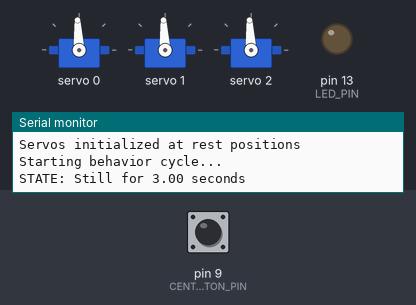
Simulated run of this sketch. Board: Arduino Leonardo, built with avr-gcc and run on an emulated ATmega32U4. Parts: 3 × servo, output pins drawn as LEDs (lit = HIGH), the last lines printed to the serial monitor. The inputs (shaded band) are chosen by the test bench; at power-on: pin 9 (CENTER_BUTTON_PIN) HIGH. Random numbers use the default seed unless the sketch sets one.

Above: at 3.7 s.
3.8 s: pin 9 (CENTER_BUTTON_PIN) pulled LOW for 0.15 s
6.9 s: pin 9 (CENTER_BUTTON_PIN) pulled LOW for 1 s
At 6.9 s:
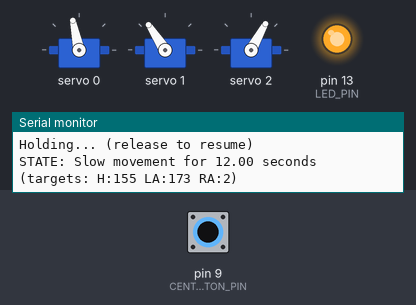
At 8.05 s:
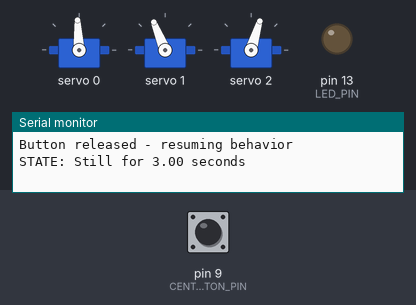
10.9 s: pin 9 (CENTER_BUTTON_PIN) pulled LOW for 3.2 s
16.0 s: pin 9 (CENTER_BUTTON_PIN) pulsed LOW 2 times (0.12 s each, 0.3 s apart)
At 17.6 s:
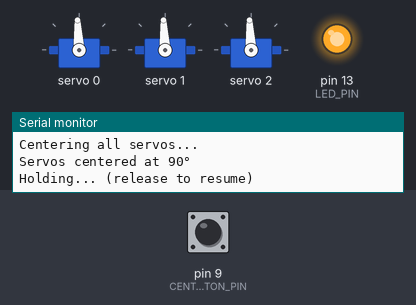
19.6 s: pin 9 (CENTER_BUTTON_PIN) pulled LOW for 3.2 s
At 24.1 s:
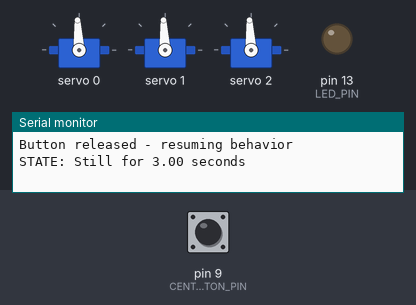
27.4 s: pin 9 (CENTER_BUTTON_PIN) pulled LOW for 0.15 s
Timing chart, 0 to 33.7 s (numbered marks = the images above; inputs shaded):
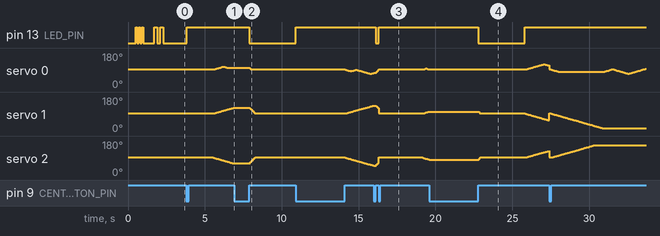

The sketch:

twitching_servos.ino
```cpp
/*
 * Twitching Body Animatronic - Production Code
 *
 * Controls 3 servos (head, left arm, right arm) to create unsettling
 * twitching movements for haunted house effect.
 *
 * Behavior:
 *   - Mostly slow creepy movements (50-70% of time)
 *     - Head: Full 0-180° range with variations
 *     - Arms: ALWAYS extreme positions (0-30° or 150-180°) - no small movements!
 *     - Effect: "Pulling up" then "dropping down" - struggling to hold himself
 *   - Brief still periods (20-40% of time)
 *   - VIOLENT THRASHING quick jerks (~5% of time, but MUCH longer 600-1000ms)
 *     - Rapid position changes every 100ms (violent back-and-forth)
 *     - 15° steps at 0ms delay (MAXIMUM SPEED)
 *     - Creates intense frustrated/panicked/violent struggling effect
 *   - Varying cycle lengths for unpredictability
 *
 * Hardware:
 *   - DFRobot Beetle (DFR0282) or Arduino Leonardo
 *   - PCA9685 16-channel PWM driver
 *   - 3x HS-755MG servos (head, left arm, right arm)
 *   - 5V 5A+ power supply
 *   - Optional: Momentary button on Pin 9 for centering servos
 *
 * Wiring:
 *   Beetle <--> PCA9685 (I2C):
 *     SDA -> SDA
 *     SCL -> SCL
 *     VCC -> VCC
 *     GND -> GND
 *
 *   PCA9685 <--> Power Supply:
 *     V+ -> 5V (5A+)
 *     GND -> GND (common ground with Beetle)
 *
 *   PCA9685 <--> Servos:
 *     CH0 -> Head servo
 *     CH1 -> Left arm servo
 *     CH2 -> Right arm servo
 *
 *   Optional Button:
 *     Pin 9 -> Button -> GND (uses internal pullup)
 */

#include <Wire.h>
#include <Adafruit_PWMServoDriver.h>

// PCA9685 configuration
#define PCA9685_ADDRESS 0x40
Adafruit_PWMServoDriver pwm = Adafruit_PWMServoDriver(PCA9685_ADDRESS);

// Servo channels on PCA9685
#define HEAD_CHANNEL 0
#define LEFT_ARM_CHANNEL 1
#define RIGHT_ARM_CHANNEL 2

// HS-755MG pulse width settings (microseconds)
// These values were calibrated during hardware testing
#define SERVOMIN  600   // Minimum pulse width
#define SERVOMAX  2400  // Maximum pulse width
#define SERVO_FREQ 50   // 50Hz for analog servos

// Pin configuration
const int CENTER_BUTTON_PIN = 9;  // Button to center servos (optional)
const int LED_PIN = 13;           // Built-in LED for status

// Rest positions (center positions when "still")
const int HEAD_REST = 90;
const int LEFT_ARM_REST = 90;
const int RIGHT_ARM_REST = 90;

// Movement ranges - BOTH use full servo range for maximum impact
const int SLOW_MOVEMENT_RANGE = 90;   // +/- 90 degrees - FULL RANGE slow sweeps (0-180°)
const int QUICK_JERK_RANGE = 90;      // +/- 90 degrees - FULL RANGE quick jerks (0-180°)

// Behavior state
enum BehaviorState {
  STATE_STILL,
  STATE_SLOW_MOVEMENT,
  STATE_QUICK_JERK
};

BehaviorState currentState = STATE_STILL;
unsigned long stateStartTime = 0;
unsigned long currentStateDuration = 0;

// Movement tracking
int headTarget = HEAD_REST;
int leftArmTarget = LEFT_ARM_REST;
int rightArmTarget = RIGHT_ARM_REST;
int headCurrent = HEAD_REST;
int leftArmCurrent = LEFT_ARM_REST;
int rightArmCurrent = RIGHT_ARM_REST;

unsigned long lastMovementUpdate = 0;
const int SLOW_MOVEMENT_DELAY = 40;   // ms between position updates (slower for smoother motion)
const int QUICK_MOVEMENT_DELAY = 0;   // NO DELAY - maximum speed for violent jerks!

// Cycle definitions (time in milliseconds)
// Different cycles for variety
struct Cycle {
  unsigned long stillDuration;
  unsigned long slowMovementDuration;
  unsigned long quickJerkDuration;
};

// Define 5 different behavior cycles
// New behavior: slow movement is dominant (50-70%), less still time (20-40%)
// Quick jerks LONGER for more visible violent thrashing
const int NUM_CYCLES = 5;
const Cycle cycles[NUM_CYCLES] = {
  {3000, 12000, 800},   // 3s still, 12s slow, 0.8s jerk - LONGER for violence
  {2000, 15000, 1000},  // 2s still, 15s slow, 1s jerk - LONGEST jerk
  {4000, 10000, 600},   // 4s still, 10s slow, 0.6s jerk
  {2500, 18000, 900},   // 2.5s still, 18s slow, 0.9s jerk - very long
  {5000, 8000, 700}     // 5s still, 8s slow, 0.7s jerk
};

int currentCycleIndex = 0;

void setup() {
  // Initialize serial for debugging
  Serial.begin(9600);
  delay(500);

  Serial.println();
  Serial.println(F("=== Twitching Body Animatronic ==="));
  Serial.println(F("Initializing..."));

  // Initialize LED and button
  pinMode(LED_PIN, OUTPUT);
  pinMode(CENTER_BUTTON_PIN, INPUT_PULLUP);

  // Startup blink
  blinkLED(3, 100);

  // Initialize I2C
  Wire.begin();
  Serial.println(F("I2C initialized"));

  // Initialize PCA9685
  pwm.begin();
  pwm.setPWMFreq(SERVO_FREQ);
  delay(100);
  Serial.println(F("PCA9685 initialized (50Hz)"));

  // Move to rest positions
  Serial.println(F("Moving to rest positions..."));
  setServoAngle(HEAD_CHANNEL, HEAD_REST);
  setServoAngle(LEFT_ARM_CHANNEL, LEFT_ARM_REST);
  setServoAngle(RIGHT_ARM_CHANNEL, RIGHT_ARM_REST);
  delay(500);

  // Check for center button press at startup
  if (digitalRead(CENTER_BUTTON_PIN) == LOW) {
    Serial.println();
    Serial.println(F("*** STARTUP CENTER MODE ***"));
    Serial.println(F("Button held - servos centered"));
    Serial.println(F("Release to start behavior"));
    Serial.println();

    digitalWrite(LED_PIN, HIGH);

    // Wait for button release
    while (digitalRead(CENTER_BUTTON_PIN) == LOW) {
      delay(50);
    }

    digitalWrite(LED_PIN, LOW);
    delay(500);
    Serial.println(F("Button released - starting"));
  }

  Serial.println(F("Servos initialized at rest positions"));
  Serial.println(F("Starting behavior cycle..."));
  Serial.println();

  // Visual feedback - ready
  blinkLED(2, 200);

  // Start first cycle
  startStillState();
}

void loop() {
  unsigned long currentTime = millis();

  // Check for center button press (anytime during operation)
  if (digitalRead(CENTER_BUTTON_PIN) == LOW) {
    handleCenterButton();
    return;  // Skip normal behavior while button held
  }

  // Check if current state duration has elapsed
  if (currentTime - stateStartTime >= currentStateDuration) {
    transitionToNextState();
  }

  // Execute behavior based on current state
  switch (currentState) {
    case STATE_STILL:
      executeStillBehavior();
      break;

    case STATE_SLOW_MOVEMENT:
      executeSlowMovement(currentTime);
      break;

    case STATE_QUICK_JERK:
      executeQuickJerk(currentTime);
      break;
  }

  delay(10);  // Small delay for stability
}

void startStillState() {
  currentState = STATE_STILL;
  stateStartTime = millis();
  currentStateDuration = cycles[currentCycleIndex].stillDuration;

  // Set targets to rest positions
  headTarget = HEAD_REST;
  leftArmTarget = LEFT_ARM_REST;
  rightArmTarget = RIGHT_ARM_REST;

  digitalWrite(LED_PIN, LOW);

  Serial.print(F("STATE: Still for "));
  Serial.print(currentStateDuration / 1000.0);
  Serial.println(F(" seconds"));
}

void startSlowMovementState() {
  currentState = STATE_SLOW_MOVEMENT;
  stateStartTime = millis();
  currentStateDuration = cycles[currentCycleIndex].slowMovementDuration;
  lastMovementUpdate = millis();

  // HEAD: Keep random full range (working perfectly)
  headTarget = HEAD_REST + random(-SLOW_MOVEMENT_RANGE, SLOW_MOVEMENT_RANGE + 1);

  // ARMS: Always go to EXTREMES for dramatic effect (no small movements!)
  // Pick extreme positions: either very low (0-30°) or very high (150-180°)
  // This creates "pulling up" or "dropping down" effect
  bool pullUp = random(0, 2);  // 0 or 1

  if (pullUp) {
    // Pulling up - arms go high (one higher than the other)
    leftArmTarget = random(150, 181);   // 150-180° (very high)
    rightArmTarget = random(0, 31);     // 0-30° (very low)
  } else {
    // Dropping down - arms go low/reversed
    leftArmTarget = random(0, 31);      // 0-30° (very low)
    rightArmTarget = random(150, 181);  // 150-180° (very high)
  }

  digitalWrite(LED_PIN, HIGH);

  Serial.print(F("STATE: Slow movement for "));
  Serial.print(currentStateDuration / 1000.0);
  Serial.print(F(" seconds (targets: H:"));
  Serial.print(headTarget);
  Serial.print(F(" LA:"));
  Serial.print(leftArmTarget);
  Serial.print(F(" RA:"));
  Serial.print(rightArmTarget);
  Serial.println(F(")"));
}

void startQuickJerkState() {
  currentState = STATE_QUICK_JERK;
  stateStartTime = millis();
  currentStateDuration = cycles[currentCycleIndex].quickJerkDuration;
  lastMovementUpdate = millis();

  // HEAD: Keep random full range (working perfectly)
  headTarget = HEAD_REST + random(-QUICK_JERK_RANGE, QUICK_JERK_RANGE + 1);

  // ARMS: CHAOTIC movement - random extreme positions (frustrated/escaping)
  // Pick completely random extreme positions for erratic, panicked effect
  leftArmTarget = random(0, 181);   // Anywhere from 0-180° (chaotic)
  rightArmTarget = random(0, 181);  // Anywhere from 0-180° (chaotic)
  // Not necessarily opposite - adds to the chaotic/frustrated feeling

  // Blink LED rapidly during jerk
  digitalWrite(LED_PIN, HIGH);

  Serial.print(F("STATE: QUICK JERK for "));
  Serial.print(currentStateDuration);
  Serial.print(F(" ms (targets: H:"));
  Serial.print(headTarget);
  Serial.print(F(" LA:"));
  Serial.print(leftArmTarget);
  Serial.print(F(" RA:"));
  Serial.print(rightArmTarget);
  Serial.println(F(")"));
}

void transitionToNextState() {
  // State machine: Still -> Slow Movement -> Quick Jerk -> (next cycle) Still
  if (currentState == STATE_STILL) {
    startSlowMovementState();
  } else if (currentState == STATE_SLOW_MOVEMENT) {
    startQuickJerkState();
  } else if (currentState == STATE_QUICK_JERK) {
    // Move to next cycle
    currentCycleIndex = (currentCycleIndex + 1) % NUM_CYCLES;
    Serial.print(F(">>> Starting cycle "));
    Serial.print(currentCycleIndex + 1);
    Serial.print(F(" of "));
    Serial.println(NUM_CYCLES);
    Serial.println();
    startStillState();
  }
}

void executeStillBehavior() {
  // Slowly return to rest positions if not already there
  moveServoToward(HEAD_CHANNEL, headCurrent, headTarget, 1);
  moveServoToward(LEFT_ARM_CHANNEL, leftArmCurrent, leftArmTarget, 1);
  moveServoToward(RIGHT_ARM_CHANNEL, rightArmCurrent, rightArmTarget, 1);
}

void executeSlowMovement(unsigned long currentTime) {
  // Smooth slow movements - update positions gradually
  if (currentTime - lastMovementUpdate >= SLOW_MOVEMENT_DELAY) {
    moveServoToward(HEAD_CHANNEL, headCurrent, headTarget, 1);
    moveServoToward(LEFT_ARM_CHANNEL, leftArmCurrent, leftArmTarget, 1);
    moveServoToward(RIGHT_ARM_CHANNEL, rightArmCurrent, rightArmTarget, 1);

    // Occasionally change head target (head motion is perfect, keep this)
    if (random(0, 100) < 5) {  // 5% chance each update
      headTarget = HEAD_REST + random(-SLOW_MOVEMENT_RANGE, SLOW_MOVEMENT_RANGE + 1);
    }

    // DON'T change arm targets during slow movement - let them complete the full sweep!
    // This ensures arms always do dramatic full-range movements

    lastMovementUpdate = currentTime;
  }
}

void executeQuickJerk(unsigned long currentTime) {
  // VIOLENT THRASHING - maximum speed, multiple position changes
  if (currentTime - lastMovementUpdate >= QUICK_MOVEMENT_DELAY) {
    // Move MUCH faster - 15 degrees per step for violent snapping
    moveServoToward(HEAD_CHANNEL, headCurrent, headTarget, 15);
    moveServoToward(LEFT_ARM_CHANNEL, leftArmCurrent, leftArmTarget, 15);
    moveServoToward(RIGHT_ARM_CHANNEL, rightArmCurrent, rightArmTarget, 15);

    // THRASH: Change targets rapidly during the jerk (every ~100ms)
    // This creates violent back-and-forth movement instead of just one motion
    static unsigned long lastThrash = 0;
    if (currentTime - lastThrash >= 100) {  // Change direction every 100ms
      // Pick NEW random extreme positions - creates thrashing effect
      headTarget = random(0, 181);
      leftArmTarget = random(0, 181);
      rightArmTarget = random(0, 181);
      lastThrash = currentTime;

      Serial.print(F("  THRASH! New targets: H:"));
      Serial.print(headTarget);
      Serial.print(F(" LA:"));
      Serial.print(leftArmTarget);
      Serial.print(F(" RA:"));
      Serial.println(rightArmTarget);
    }

    lastMovementUpdate = currentTime;
  }
}

// Helper function to move servo toward target position
void moveServoToward(uint8_t channel, int &current, int target, int step) {
  if (current < target) {
    current = min(current + step, target);
    setServoAngle(channel, current);
  } else if (current > target) {
    current = max(current - step, target);
    setServoAngle(channel, current);
  }
}

// Set servo angle (0-180 degrees)
void setServoAngle(uint8_t channel, int angle) {
  angle = constrain(angle, 0, 180);
  int pulse_us = map(angle, 0, 180, SERVOMIN, SERVOMAX);
  setServoPulse(channel, pulse_us);
}

// Set servo pulse width in microseconds
void setServoPulse(uint8_t channel, int pulse_us) {
  // Convert microseconds to PWM value (0-4095)
  // At 50Hz, period = 20,000us, each tick = 20000/4096 = 4.88us
  // Use long to prevent integer overflow (pulse_us * 4096 can exceed 32767)
  int pwmVal = ((long)pulse_us * 4096) / 20000;
  pwm.setPWM(channel, 0, pwmVal);
}

// Handle center button press (can be triggered anytime)
void handleCenterButton() {
  static bool buttonWasPressed = false;

  if (!buttonWasPressed) {
    // First detection of button press
    Serial.println();
    Serial.println(F("*** CENTER BUTTON PRESSED ***"));
    Serial.println(F("Centering all servos..."));

    // Center all servos immediately
    setServoAngle(HEAD_CHANNEL, 90);
    setServoAngle(LEFT_ARM_CHANNEL, 90);
    setServoAngle(RIGHT_ARM_CHANNEL, 90);

    // Update current positions
    headCurrent = 90;
    leftArmCurrent = 90;
    rightArmCurrent = 90;

    digitalWrite(LED_PIN, HIGH);
    buttonWasPressed = true;

    Serial.println(F("Servos centered at 90°"));
    Serial.println(F("Holding... (release to resume)"));
  }

  // Keep LED on while button held
  digitalWrite(LED_PIN, HIGH);

  // Check if button was released
  if (digitalRead(CENTER_BUTTON_PIN) == HIGH && buttonWasPressed) {
    digitalWrite(LED_PIN, LOW);
    buttonWasPressed = false;
    Serial.println(F("Button released - resuming behavior"));
    Serial.println();

    // Reset state machine
    startStillState();
  }
}

// Blink LED for visual feedback
void blinkLED(int count, int delayMs) {
  for (int i = 0; i < count; i++) {
    digitalWrite(LED_PIN, HIGH);
    delay(delayMs);
    digitalWrite(LED_PIN, LOW);
    delay(delayMs);
  }
}
```

Measured:
- after the input at 6.9 s, pin 13 (LED_PIN): HIGH → LOW after 1.0 s
- after the input at 16.0 s, pin 13 (LED_PIN): HIGH → LOW after 0.12 s, → HIGH 0.19 s later
- after the input at 19.6 s, pin 13 (LED_PIN): HIGH → LOW after 3.2 s, → HIGH 3.0 s later
- by itself, servo 0: rises from 93° to 121° in 1.2 s, then falls to 113° in 0.34 s
